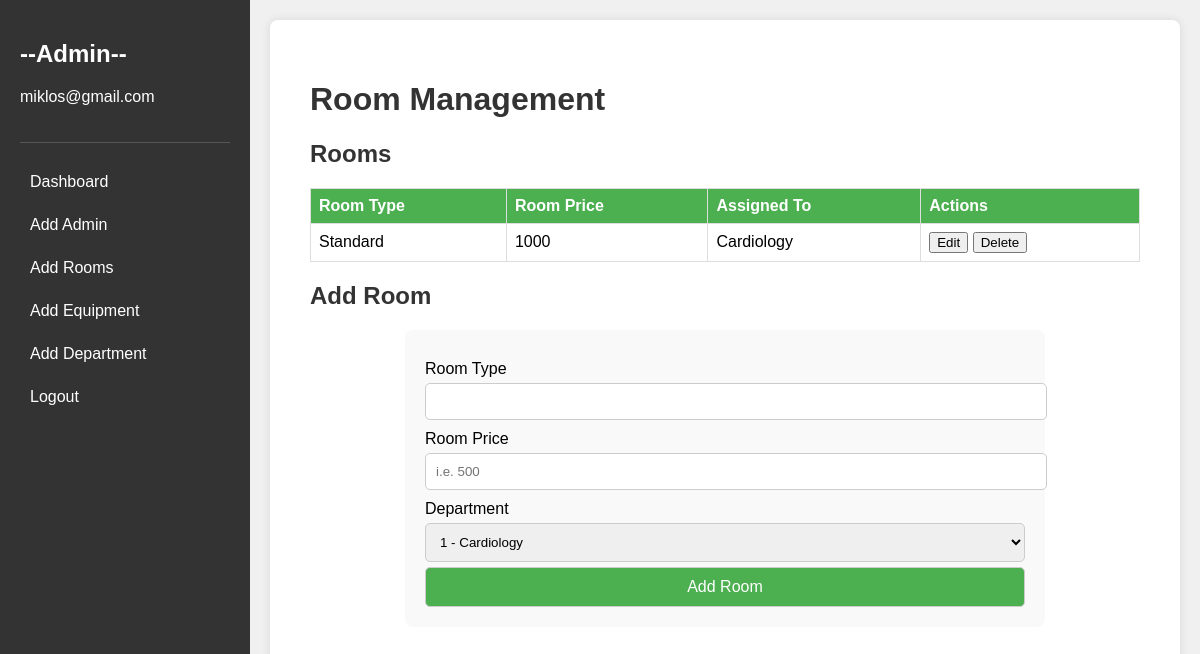
The app's page /adminLP/rooms (signed in), older data.
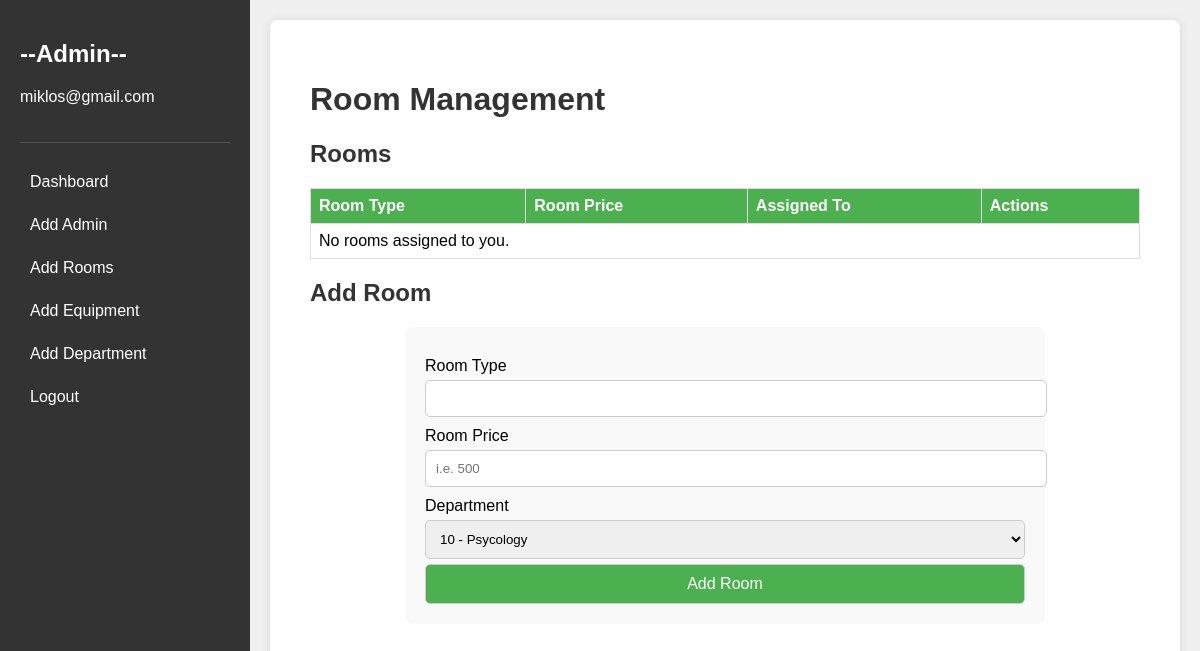
The same page, newer data.
### HPApp/models.py (models this page shows)
class Room(models.Model):
    room_type = models.CharField(max_length=100, default='Standard')
    room_price = models.IntegerField(default=0)
    department = models.ForeignKey(Department, on_delete=models.CASCADE, null=True, default=None)

class Department(models.Model):
    dep_name = models.CharField(max_length=100, default='Unknown')

### HPApp/views.py (the view, shortened to what this page needs)
# urls.py: path('adminLP/rooms', views.admin_room_management, name='admin_room_management'),
@login_required
def admin_room_management(request):
    success_message = ""
    selected_room = None
    rooms = models.Room.objects.all()
    departments = models.Department.objects.all()
    if request.method == 'GET' and 'edit_room' in request.GET:
        room_id = request.GET.get('edit_room')
        try:
            selected_room = models.Room.objects.get(id=room_id)
        except models.Room.DoesNotExist:
            success_message = "Selected room does not exist."
    return render(request, 'admin_room_management.html', {
        'rooms': rooms,
        'departments': departments,
        'success_message': success_message,
        'selected_room': selected_room
    })

### HPApp/models.py (called while the page is built)
    def __str__(self):
        return self.email

### HPApp/templates/admin_room_management.html (shortened to what this page needs)
<!DOCTYPE html>
<html lang="en">
<head>
</head>
<body>
    <div class="sidebar">
        <div class="profile">
            <h2 class="profile-name">--Admin--</h2>
            <p class="profile-email">{{ user }}</p>
        </div>
        <nav class="sidebar-nav">
            <a href="{% url 'admin_LP' %}">Dashboard</a>
            <a href="{% url 'admin_addAdmin' %}">Add Admin</a>
            <a href="{% url 'admin_room_management' %}">Add Rooms</a>
            <a href="{% url 'admin_addEquipment' %}">Add Equipment</a>
            <a href="{% url 'admin_addDepartment' %}">Add Department</a>
            <a href="{% url 'logout' %}">Logout</a>
        </nav>
    </div>
    <div class="content">
        <h1>Room Management</h1>
        <h2>Rooms</h2>
        <table>
            <thead>
                <tr>
                    <th>Room Type</th>
                    <th>Room Price</th>
                    <th>Assigned To</th>
                    <th>Actions</th>
                </tr>
            </thead>
            <tbody>
                {% for room in rooms %}
                <tr>
                    <td>{{ room.room_type }}</td>
                    <td>{{ room.room_price }}</td>
                    <td>{{ room.department.dep_name }}</td>
                    <td>
                        <form method="GET" action="{% url 'admin_room_management' %}" style="display:inline;">
                            <button type="submit">Edit</button>
                        </form>
                        <form method="POST" action="{% url 'admin_room_management' %}" style="display:inline">
                            <button type="submit" onclick="return confirm('Are you sure you want to delete this room?');">Delete</button>
                        </form>
                    </td>
                </tr>
                {% empty %}
                    <tr>
                        <td colspan="4">No rooms assigned to you.</td>
                    </tr>
                {% endfor %}
            </tbody>
        </table>
        <h2>{% if selected_room %}Update{% else %}Add{% endif %} Room</h2>
        <div class="form-container">
            <form method="POST" action="{% url 'admin_room_management' %}">
                <label for="room_type">Room Type</label>
                <input type="text" id="room_type" name="room_type" value="{{ selected_room.room_type }}" required>
                <label for="room_price">Room Price</label>
                <input type="number" id="room_price" name="room_price" min="0" placeholder="i.e. 500" value="{{ selected_room.room_price }}" required>
                <label for="department">Department</label>
                <select id="department" name="department_id" required>
                    {% for department in departments %}
                        <option value="{{ department.id }}"
                            >
                                {{ department.id }} - {{ department.dep_name }}
                        </option>
                    {% endfor %}
                </select>
                <button type="submit">{% if selected_room %}Update{% else %}Add{% endif %} Room</button>
            </form>
        </div>
    </div>
</body>
</html>

Row changes from the older to the newer data that the page shows:
removed Room: room_type "Standard", room_price "1000", department.dep_name "Cardiology"
Text that changed along with them:
form field department_id: "1 - Cardiology" → "10 - Psycology"
text now shown: "No rooms assigned to you."
